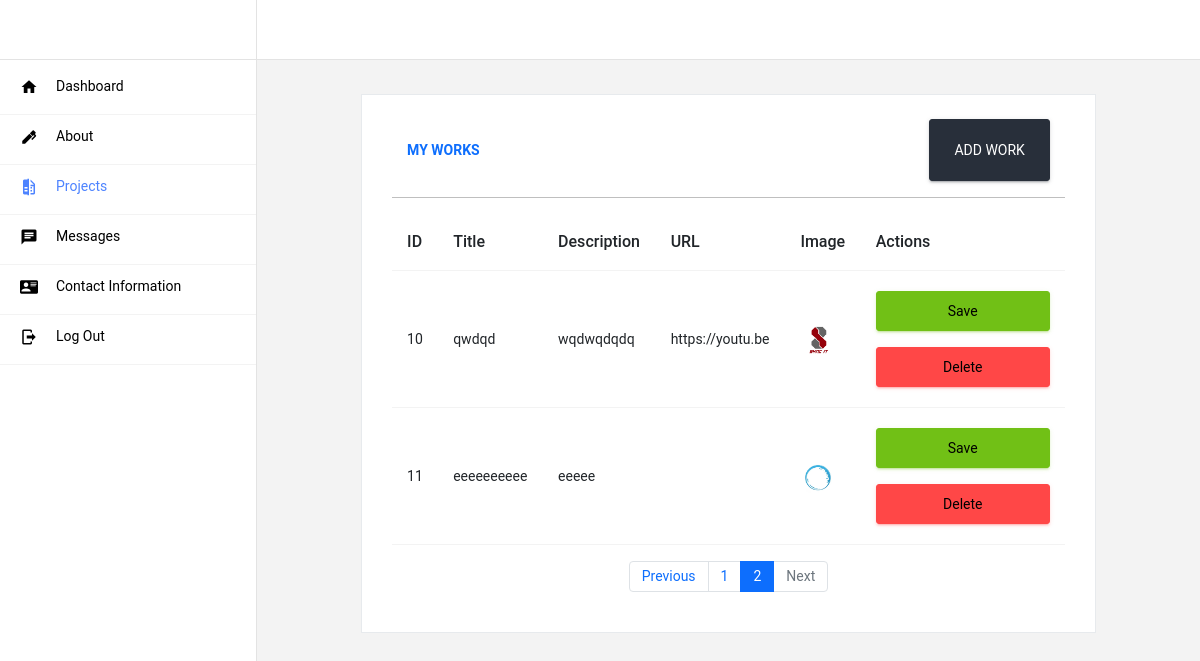
The page /Admin/projects.php?page=2 on the database its author committed.
### tables this page shows
CREATE TABLE `project_section` (
  `id` int(11) NOT NULL,
  `title` varchar(255) DEFAULT NULL,
  `image_path` varchar(255) DEFAULT NULL,
  `description` text DEFAULT NULL,
  `url` varchar(255) DEFAULT NULL
);

### Admin/projects.php (the view, shortened to what this page needs)
<!DOCTYPE html>
<html lang="en">
<head>
  <link rel="stylesheet" href="vendors/mdi/css/materialdesignicons.min.css">
  <link rel="stylesheet" href="vendors/base/vendor.bundle.base.css">
  <link rel="stylesheet" href="vendors/datatables.net-bs4/dataTables.bootstrap4.css">
  <link rel="stylesheet" href="https://maxcdn.bootstrapcdn.com/bootstrap/4.0.0/css/bootstrap.min.css" >
  <link rel="stylesheet" href="css/style.css">
</head>
<body>
  <div class="container-scroller">
    <nav class="navbar col-lg-12 col-12 p-0 fixed-top d-flex flex-row ">
      <div class="navbar-brand-wrapper d-flex justify-content-center">
        <div class="navbar-brand-inner-wrapper d-flex justify-content-between align-items-center w-100">
        </div>
      </div>
      <div class="navbar-menu-wrapper d-flex align-items-center justify-content-end">
      </div>
    </nav>
    <div class="container-fluid page-body-wrapper">
      <nav class="sidebar sidebar-offcanvas" id="sidebar">
        <ul class="nav">
          <li class="nav-item">
            <a class="nav-link" href="index.php">
              <i class="mdi mdi-home menu-icon"></i>
              <span class="menu-title">Dashboard</span>
            </a>
          </li>
          <li class="nav-item">
            <a class="nav-link" href="about.php">
              <i class="mdi mdi-pen menu-icon"></i>
              <span class="menu-title">About</span>
            </a>
          </li>
          <li class="nav-item">
            <a class="nav-link" href="projects.php">
              <i class="mdi mdi-file-compare menu-icon"></i>
              <span class="menu-title">Projects</span>
            </a>
          </li>
          <li class="nav-item">
            <a class="nav-link" href="messages.php">
              <i class="mdi mdi-message-text menu-icon"></i>
              <span class="menu-title">Messages</span>
            </a>
          </li>
          <li class="nav-item">
            <a class="nav-link" href="myaccount.php">
              <i class="mdi mdi-account-card-details menu-icon"></i>
              <span class="menu-title">Contact Information </span>
            </a>
          </li>
         <li class="nav-item">
            <a class="nav-link" href="#" id="logoutBtn">
                <i class="mdi mdi-logout menu-icon"></i>
                <span class="menu-title">Log Out</span>
            </a>
        </li>
        </ul>
      </nav>
<?php
include '../connection.php';
$results_per_page = 5;
$current_page = isset($_GET['page']) ? $_GET['page'] : 1;
$start_index = ($current_page - 1) * $results_per_page;
$sql = "SELECT * FROM project_section LIMIT $start_index, $results_per_page";
$result = $conn->query($sql);
?>
<div class="main-panel">
    <div class="content-wrapper">
        <div class="container">
            <div class="row">
                <div class="col-md-10 grid-margin stretch-card mx-auto">
                    <div class="card">
                        <div class="card-body">
                            <div class="col-xl-12 col-lg-12 col-md-12 col-sm-12 col-12">
                                <div class="text-right d-flex justify-content-between">
                                    <h5 class="card-title pt-4 text-primary">My Works</h5>
                                    <button type="button" id="submit" name="submit" class="btn btn-dark" onclick="location.href='details.php';">ADD WORK</button>
                                </div>
                            </div>
                            <hr>
                            <div class="table-responsive">
                                <table class="table">
                                    <thead>
                                        <tr>
                                            <th>ID</th>
                                            <th>Title</th>
                                            <th>Description</th>
                                            <th>URL</th>
                                            <th>Image</th>
                                            <th>Actions</th>
                                        </tr>
                                    </thead>
                                    <tbody>
                                        <?php
                                        if ($result->num_rows > 0) {
                                            while ($row = $result->fetch_assoc()) {
                                                echo "<tr>";
                                                echo "<td>" . $row['id'] . "</td>";
                                                echo "<td contenteditable='true'>" . $row['title'] . "</td>";
                                                echo "<td contenteditable='true'>" . $row['description'] . "</td>";
                                                echo "<td contenteditable='true'>" . $row['url'] . "</td>";
                                                echo "<td class='imagepreview'>";
                                                echo "<label for='file_" . $row['id'] . "' style='cursor: pointer;'>";
                                                echo "<img id='preview_" . $row['id'] . "' src='uploads/" . $row['image_path'] . "' width='100'>";
                                                echo "</label>";
                                                echo "</td>";
                                                echo "<td class='action-buttons'>
                                                          <button class='btn btn-success mb-3 w-100' onclick='saveEdit(this)'>Save</button>
                                                          <button class='btn btn-danger w-100' onclick='deleteProject(" . $row['id'] . ")'>Delete</button>
                                                        </td>";
                                                echo "</tr>";
                                            }
                                        } else {
                                            echo "<tr><td colspan='6'>No projects found</td></tr>";
                                        }
                                        ?>
                                    </tbody>
                                </table>
                            </div>
                            <?php
                            $sql = "SELECT COUNT(id) AS total FROM project_section";
                            $result = $conn->query($sql);
                            $row = $result->fetch_assoc();
                            $total_pages = ceil($row['total'] / $results_per_page);
                            ?>
                            <nav aria-label="Page navigation example">
                                <ul class="pagination justify-content-center mt-3">
                                    <li class="page-item <?php echo ($current_page == 1) ? 'disabled' : ''; ?>">
                                        <a class="page-link" href="?page=<?php echo ($current_page - 1); ?>" tabindex="-1" aria-disabled="true">Previous</a>
                                    </li>
                                    <?php for ($page = 1; $page <= $total_pages; $page++) : ?>
                                        <li class="page-item <?php echo ($page == $current_page) ? 'active' : ''; ?>">
                                            <a class="page-link" href="?page=<?php echo $page; ?>"><?php echo $page; ?></a>
                                        </li>
                                    <?php endfor; ?>
                                    <li class="page-item <?php echo ($current_page == $total_pages) ? 'disabled' : ''; ?>">
                                        <a class="page-link" href="?page=<?php echo ($current_page + 1); ?>">Next</a>
                                    </li>
                                </ul>
                            </nav>
                        </div>
                    </div>
                </div>
            </div>
        </div>
    </div>
</div>
        </div>
      </div>
</body>
</html>

### rows shown on the page
project_section: id "10", title "qwdqd", description "wqdwqdqdq", url "https://youtu.be", image_path (picture)
project_section: id "11", title "eeeeeeeeee", description "eeeee", image_path (picture)
